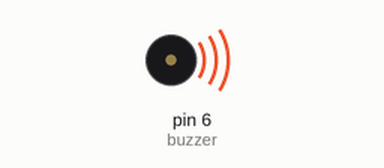
This sketch was run on a simulated Arduino Uno, built with avr-gcc and run on an emulated ATmega328P. Shown: buzzer (waves = sounding).

Above: at 0.5 s.
At 3.5 s:
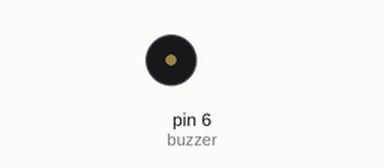
Timing chart, 0 to 5.2 s (numbered marks = the images above):
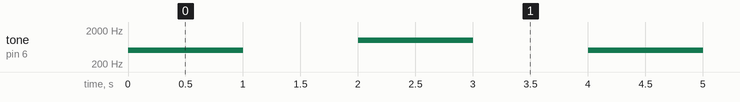

The sketch:

Buzzer_basic.ino
```cpp
const int buzzer = 6;

void setup() {
  pinMode(buzzer, OUTPUT);
}

void loop() {
  tone(buzzer, 500); // 500Hz
  delay(1000);
  noTone(buzzer); // Buzzer OFF
  delay(1000);

  tone(buzzer, 1000); // 1000Hz
  delay(1000);
  noTone(buzzer); // Buzzer OFF
  delay(1000);
}
```

Measured:
- by itself, tone on pin 6 (buzzer): repeats every 4.0 s: silent 1.0 s, 1000 Hz 1.0 s, silent 1.0 s, 500 Hz 1.0 s
